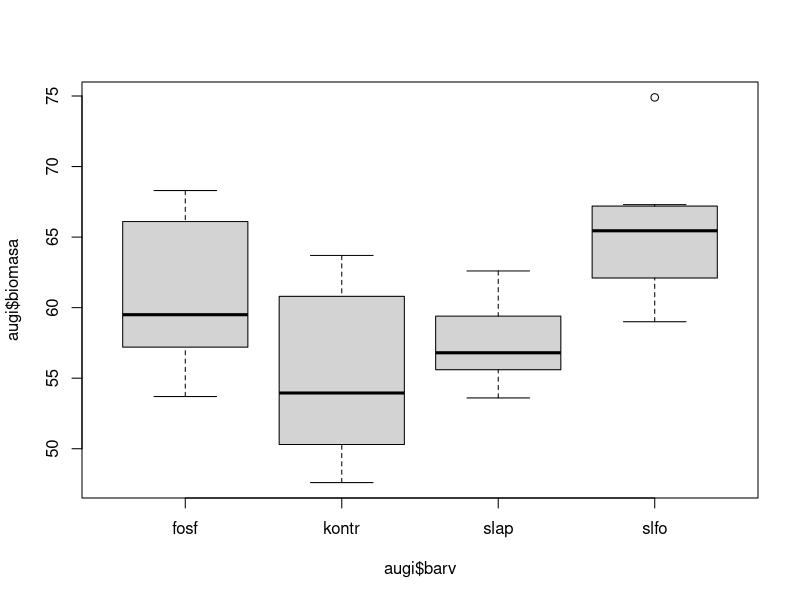
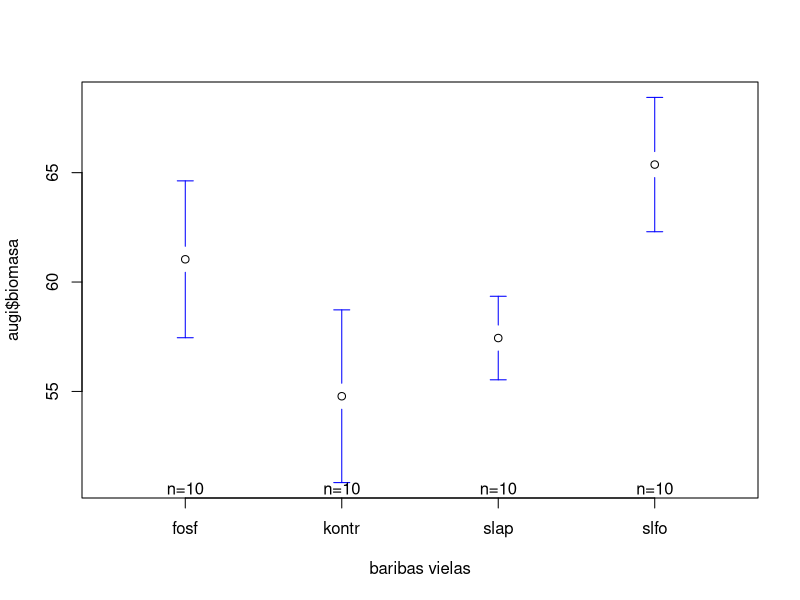

Recreate these plots in R, in order.
# Dispersijas analīze
## Dati
augi <- read.table(file = "augi.txt", header = TRUE, sep = "\t", dec = ".")
str(augi)

summary(augi)

tapply(augi$biomasa, augi$barv, mean)
tapply(augi$biomasa, augi$udens, mean)

## Dispersiju homogenitāte
with(augi, bartlett.test(biomasa, barv))

with(augi, bartlett.test(biomasa, udens))

## Modeļu definēšana
mod1 <- aov(biomasa ~ barv * udens, data = augi)
summary(mod1)

mod2 <- aov(biomasa ~ barv, data = augi)
summary(mod2)

## Gradācijas klašu salīdzināšana
TukeyHSD(mod2, "barv")

## Rezultātu grafiskā attēlošana
boxplot(augi$biomasa ~ augi$barv)

library(gplots)
plotmeans(augi$biomasa ~ augi$barv, connect = FALSE, xlab = "baribas vielas")
